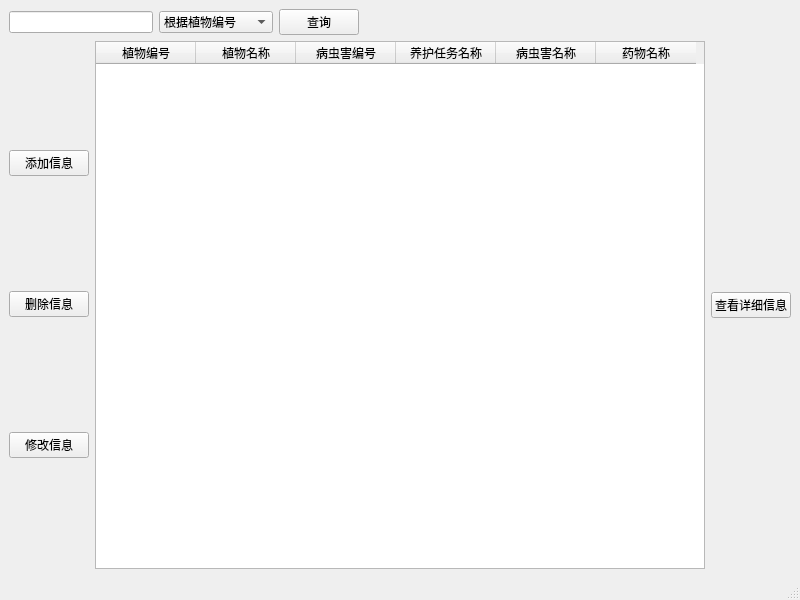
<?xml version="1.0" encoding="UTF-8"?>
<ui version="4.0">
 <class>MainWindow</class>
 <widget class="QMainWindow" name="MainWindow">
  <property name="geometry">
   <rect>
    <x>0</x>
    <y>0</y>
    <width>800</width>
    <height>600</height>
   </rect>
  </property>
  <property name="windowTitle">
   <string>病虫害防治管理</string>
  </property>
  <widget class="QWidget" name="centralwidget">
   <layout class="QHBoxLayout" name="horizontalLayout_3">
    <item>
     <layout class="QVBoxLayout" name="verticalLayout_2">
      <item>
       <layout class="QHBoxLayout" name="horizontalLayout_2">
        <item>
         <widget class="QLineEdit" name="lineEdit"/>
        </item>
        <item>
         <widget class="QComboBox" name="comboBox">
          <item>
           <property name="text">
            <string>根据植物编号</string>
           </property>
          </item>
          <item>
           <property name="text">
            <string>根据病虫害编号</string>
           </property>
          </item>
          <item>
           <property name="text">
            <string>根据药物编号</string>
           </property>
          </item>
         </widget>
        </item>
        <item>
         <widget class="QPushButton" name="pushButton_5">
          <property name="text">
           <string>查询</string>
          </property>
         </widget>
        </item>
        <item>
         <spacer name="horizontalSpacer_3">
          <property name="orientation">
           <enum>Qt::Horizontal</enum>
          </property>
          <property name="sizeHint" stdset="0">
           <size>
            <width>40</width>
            <height>20</height>
           </size>
          </property>
         </spacer>
        </item>
        <item>
         <spacer name="horizontalSpacer_2">
          <property name="orientation">
           <enum>Qt::Horizontal</enum>
          </property>
          <property name="sizeHint" stdset="0">
           <size>
            <width>40</width>
            <height>20</height>
           </size>
          </property>
         </spacer>
        </item>
        <item>
         <spacer name="horizontalSpacer">
          <property name="orientation">
           <enum>Qt::Horizontal</enum>
          </property>
          <property name="sizeHint" stdset="0">
           <size>
            <width>40</width>
            <height>20</height>
           </size>
          </property>
         </spacer>
        </item>
       </layout>
      </item>
      <item>
       <layout class="QHBoxLayout" name="horizontalLayout">
        <item>
         <layout class="QVBoxLayout" name="verticalLayout">
          <item>
           <widget class="QPushButton" name="pushButton">
            <property name="text">
             <string>添加信息</string>
            </property>
           </widget>
          </item>
          <item>
           <widget class="QPushButton" name="pushButton_2">
            <property name="text">
             <string>删除信息</string>
            </property>
           </widget>
          </item>
          <item>
           <widget class="QPushButton" name="pushButton_4">
            <property name="text">
             <string>修改信息</string>
            </property>
           </widget>
          </item>
         </layout>
        </item>
        <item>
         <widget class="QTableWidget" name="tableWidget">
          <column>
           <property name="text">
            <string>植物编号</string>
           </property>
          </column>
          <column>
           <property name="text">
            <string>植物名称</string>
           </property>
          </column>
          <column>
           <property name="text">
            <string>病虫害编号</string>
           </property>
          </column>
          <column>
           <property name="text">
            <string>养护任务名称</string>
           </property>
          </column>
          <column>
           <property name="text">
            <string>病虫害名称</string>
           </property>
          </column>
          <column>
           <property name="text">
            <string>药物名称</string>
           </property>
          </column>
         </widget>
        </item>
        <item>
         <widget class="QPushButton" name="pushButton_3">
          <property name="text">
           <string>查看详细信息</string>
          </property>
         </widget>
        </item>
       </layout>
      </item>
     </layout>
    </item>
   </layout>
  </widget>
  <widget class="QStatusBar" name="statusbar"/>
 </widget>
 <resources/>
 <connections/>
</ui>
